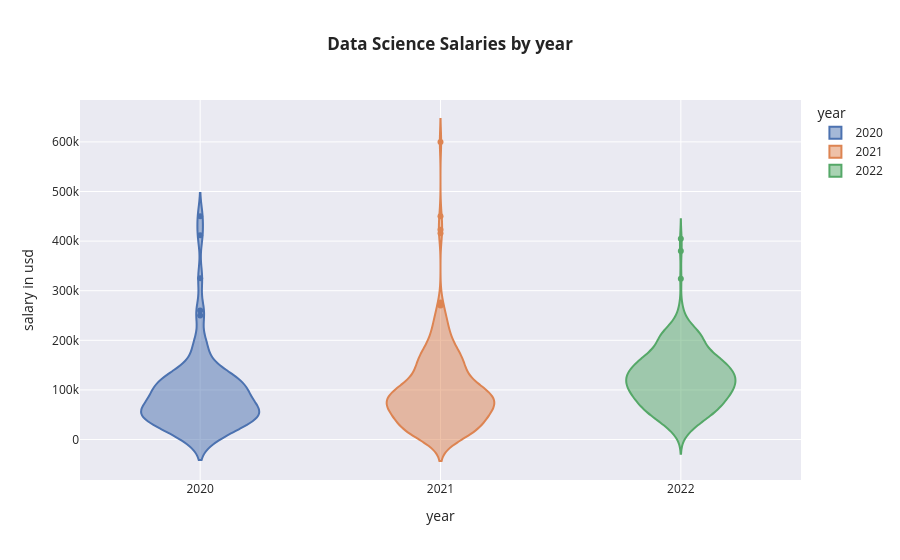

The notebook cell this image was saved under:
### Code cell
px.violin(df,x='work_year',y='salary_in_usd',color='work_year',labels=
          {'work_year':'year','salary_in_usd':'salary in usd'},template='seaborn',title=
          '<b>Data Science Salaries by year')

### Figure 1 — Plotly figure (JSON) as saved in the notebook; plotly's stock layout.template omitted (floating-point values rounded to 4 significant figures; data arrays with more than 128 entries replaced by an {"elided": "..."} marker saying what was removed)
{"data": [{"alignmentgroup": "True", "box": {"visible": false}, "hovertemplate": "year=%{x}<br>salary in usd=%{y}<extra></extra>", "legendgroup": "2020", "marker": {"color": "rgb(76,114,176)"}, "name": "2020", "offsetgroup": "2020", "orientation": "v", "scalegroup": "True", "showlegend": true, "type": "violin", "x": [2020, 2020, 2020, 2020, 2020, 2020, 2020, 2020, 2020, 2020, 2020, 2020, 2020, 2020, 2020, 2020, 2020, 2020, 2020, 2020, 2020, 2020, 2020, 2020, 2020, 2020, 2020, 2020, 2020, 2020, 2020, 2020, 2020, 2020, 2020, 2020, 2020, 2020, 2020, 2020, 2020, 2020, 2020, 2020, 2020, 2020, 2020, 2020, 2020, 2020, 2020, 2020, 2020, 2020, 2020, 2020, 2020, 2020, 2020, 2020, 2020, 2020, 2020, 2020, 2020, 2020, 2020, 2020, 2020, 2020, 2020, 2020], "x0": " ", "xaxis": "x", "y": [79833, 260000, 109024, 20000, 150000, 72000, 190000, 35735, 135000, 125000, 51321, 40481, 39916, 87000, 85000, 8000, 41689, 114047, 5707, 56000, 43331, 6072, 47899, 98000, 115000, 325000, 42000, 33511, 100000, 117104, 59303, 70000, 68428, 450000, 46759, 74130, 103000, 250000, 10000, 138000, 45760, 79833, 50180, 106000, 112872, 15966, 76958, 188000, 105000, 70139, 6072, 91000, 45896, 54742, 60000, 148261, 38776, 118000, 120000, 138350, 110000, 130800, 21669, 412000, 45618, 62726, 49268, 190200, 105000, 91237, 62726, 42197], "y0": " ", "yaxis": "y"}, {"alignmentgroup": "True", "box": {"visible": false}, "hovertemplate": "year=%{x}<br>salary in usd=%{y}<extra></extra>", "legendgroup": "2021", "marker": {"color": "rgb(221,132,82)"}, "name": "2021", "offsetgroup": "2021", "orientation": "v", "scalegroup": "True", "showlegend": true, "type": "violin", "x": {"elided": "217 int values"}, "x0": " ", "xaxis": "x", "y": {"elided": "217 int values"}, "y0": " ", "yaxis": "y"}, {"alignmentgroup": "True", "box": {"visible": false}, "hovertemplate": "year=%{x}<br>salary in usd=%{y}<extra></extra>", "legendgroup": "2022", "marker": {"color": "rgb(85,168,104)"}, "name": "2022", "offsetgroup": "2022", "orientation": "v", "scalegroup": "True", "showlegend": true, "type": "violin", "x": {"elided": "318 int values"}, "x0": " ", "xaxis": "x", "y": {"elided": "318 int values"}, "y0": " ", "yaxis": "y"}], "layout": {"legend": {"title": {"text": "year"}, "tracegroupgap": 0}, "title": {"text": "<b>Data Science Salaries by year"}, "violinmode": "overlay", "xaxis": {"anchor": "y", "categoryarray": [2020, 2021, 2022], "categoryorder": "array", "domain": [0, 1], "title": {"text": "year"}}, "yaxis": {"anchor": "x", "domain": [0, 1], "title": {"text": "salary in usd"}}}}
